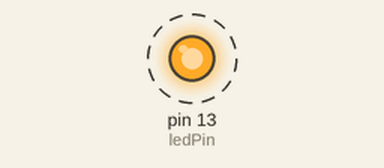
Recording of a sketch running on a simulated Arduino Uno, built with avr-gcc and run on an emulated ATmega328P. Parts: output pins drawn as LEDs (lit = HIGH). Dashed ring = blinking.

Above: at 0.02 s.
Timing chart, 0 to 3.0 s (numbered marks = the images above):
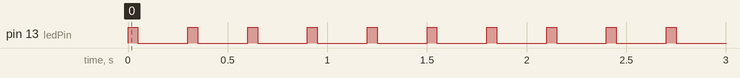

Measured:
- by itself, pin 13 (ledPin): alternates HIGH for 0.05 s and LOW for 0.25 s

The sketch:

timer_test.ino
```cpp
const int ledPin = 13;

void setup()
{
    pinMode(ledPin, OUTPUT);
}

void loop()
{
    digitalWrite(ledPin, HIGH);
    delay(50);
    digitalWrite(ledPin, LOW);
    delay(250);
}
```
